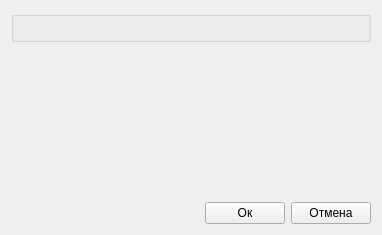
<?xml version="1.0" encoding="UTF-8"?>
<ui version="4.0">
 <class>models_manager_window</class>
 <widget class="QWidget" name="models_manager_window">
  <property name="geometry">
   <rect>
    <x>0</x>
    <y>0</y>
    <width>382</width>
    <height>235</height>
   </rect>
  </property>
  <property name="windowTitle">
   <string>Управление моделями распознавания</string>
  </property>
  <layout class="QGridLayout" name="gridLayout">
   <item row="2" column="0">
    <spacer name="horizontalSpacer">
     <property name="orientation">
      <enum>Qt::Orientation::Horizontal</enum>
     </property>
     <property name="sizeHint" stdset="0">
      <size>
       <width>40</width>
       <height>20</height>
      </size>
     </property>
    </spacer>
   </item>
   <item row="2" column="1">
    <layout class="QHBoxLayout" name="horizontalLayout">
     <item>
      <widget class="QPushButton" name="ok_button">
       <property name="text">
        <string>Ок</string>
       </property>
      </widget>
     </item>
     <item>
      <widget class="QPushButton" name="cancel_button">
       <property name="text">
        <string>Отмена</string>
       </property>
      </widget>
     </item>
    </layout>
   </item>
   <item row="0" column="0" colspan="2">
    <widget class="QGroupBox" name="models_table_groupBox">
     <property name="title">
      <string/>
     </property>
    </widget>
   </item>
   <item row="1" column="1">
    <spacer name="verticalSpacer">
     <property name="orientation">
      <enum>Qt::Orientation::Vertical</enum>
     </property>
     <property name="sizeHint" stdset="0">
      <size>
       <width>20</width>
       <height>40</height>
      </size>
     </property>
    </spacer>
   </item>
  </layout>
 </widget>
 <resources/>
 <connections/>
</ui>
